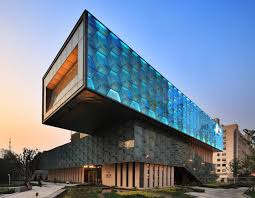
#> input picture building.jpg, 255 x 198 px
$ python HoughLine2.py
#> lines starting #> are read from the running program, lines starting #| are printed output that depends on the picture; after the words box and inside, x2 and y2 are one past the last pixel; in counts of white or black regions, pixels touching at a corner belong together
import cv2
import numpy as np

img = cv2.imread("building.jpg")
#> img is the input picture: shape (198, 255, 3); mean B, G, R 148.3, 128.1, 112.2

img = cv2.GaussianBlur(img, (3, 3), 0)
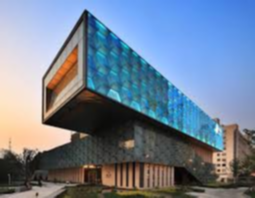
#> img: shape (198, 255, 3); mean B, G, R 148.4, 128.1, 112.2
edges = cv2.Canny(img, 50, 150, apertureSize=3)
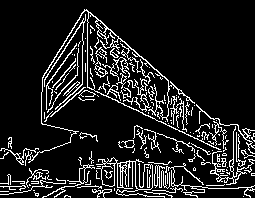
#> edges: shape (198, 255); 12.3% white in thin lines or dots
lines = cv2.HoughLines(edges, 1, np.pi / 180, 118)
#> lines = [[-50, 2.29], [42, 2.01], [39, 2.02]]
result = img.copy()

# 经验参数
minLineLength = 200
maxLineGap = 15
lines = cv2.HoughLinesP(edges, 1, np.pi / 180, 80, minLineLength, maxLineGap)
#> lines = [[99, 92, 124, 104], [90, 12, 118, 37], [81, 186, 98, 186], [214, 188, 238, 188], [128, 106, 143, 113], [124, 42, 143, 59], [0, 186, 21, 186], [87, 87, 87, 29], [50, 116, 83, 88]]
for x1, y1, x2, y2 in lines[0]:
    cv2.line(img, (x1, y1), (x2, y2), (0, 255, 0), 2)
#> this loop made 1 pass
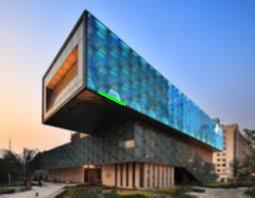
#> img: shape (198, 255, 3); 0.15% of pixels changed, all inside (x1, y1, x2, y2) = (98, 91, 126, 106)

cv2.imshow('Result', img)
cv2.waitKey(0)
cv2.destroyAllWindows()

'''
cv2.HoughLinesP(dst, lines, 1, CV_PI/180, 50, 50, 10 )
	dst:    输出图像. 它应该是个灰度图 (但事实上是个二值化图)
	lines:  储存着检测到的直线的参数对 (x_{start}, y_{start}, x_{end}, y_{end}) 的容器
	rho :   参数极径 r 以像素值为单位的分辨率. 我们使用 1 像素.
	theta:  参数极角 \theta 以弧度为单位的分辨率. 我们使用 1度 (即CV_PI/180)
	threshold:    设置阈值： 一条直线所需最少的的曲线交点。超过设定阈值才被检测出线段，值越大，基本上意味着检出的线段越长，检出的线段个数越少。
	minLinLength: 能组成一条直线的最少点的数量. 点数量不足的直线将被抛弃.
	maxLineGap:   能被认为在一条直线上的两点的最大距离。
'''

$ run again, with football.jpg copied over building.jpg
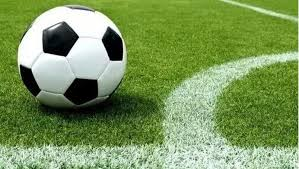
#> input picture football.jpg, 299 x 169 px
#> img is the input picture: shape (169, 299, 3); mean B, G, R 90.7, 151.1, 123
#> `img = cv2.GaussianBlur(img, (3, 3), 0)`:
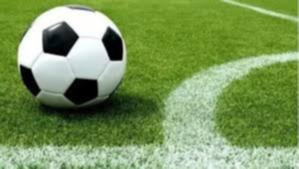
#> img: shape (169, 299, 3); mean B, G, R 90.7, 151, 123
#> `edges = cv2.Canny(img, 50, 150, apertureSize=3)`:
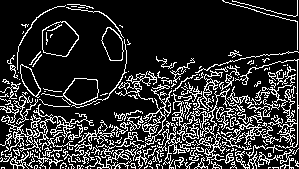
#> edges: shape (169, 299); 18.8% white in thin lines or dots
#> `lines = cv2.HoughLines(edges, 1, np.pi / 180, 118)`: lines = 32 rows, first 8: [297, 0], [161, 1.47], [138, 1.45], [161, 1.52], [161, 1.29], [131, 1.59], [154, 1.34], [165, 1.41]
#> `lines = cv2.HoughLinesP(edges, 1, np.pi / 180, 80, minLineLength, maxL..`: lines = [[297, 15, 297, 0], [297, 49, 297, 21]]
#> the loop `for x1, y1, x2, y2 in lines[0]:` made 1 pass
